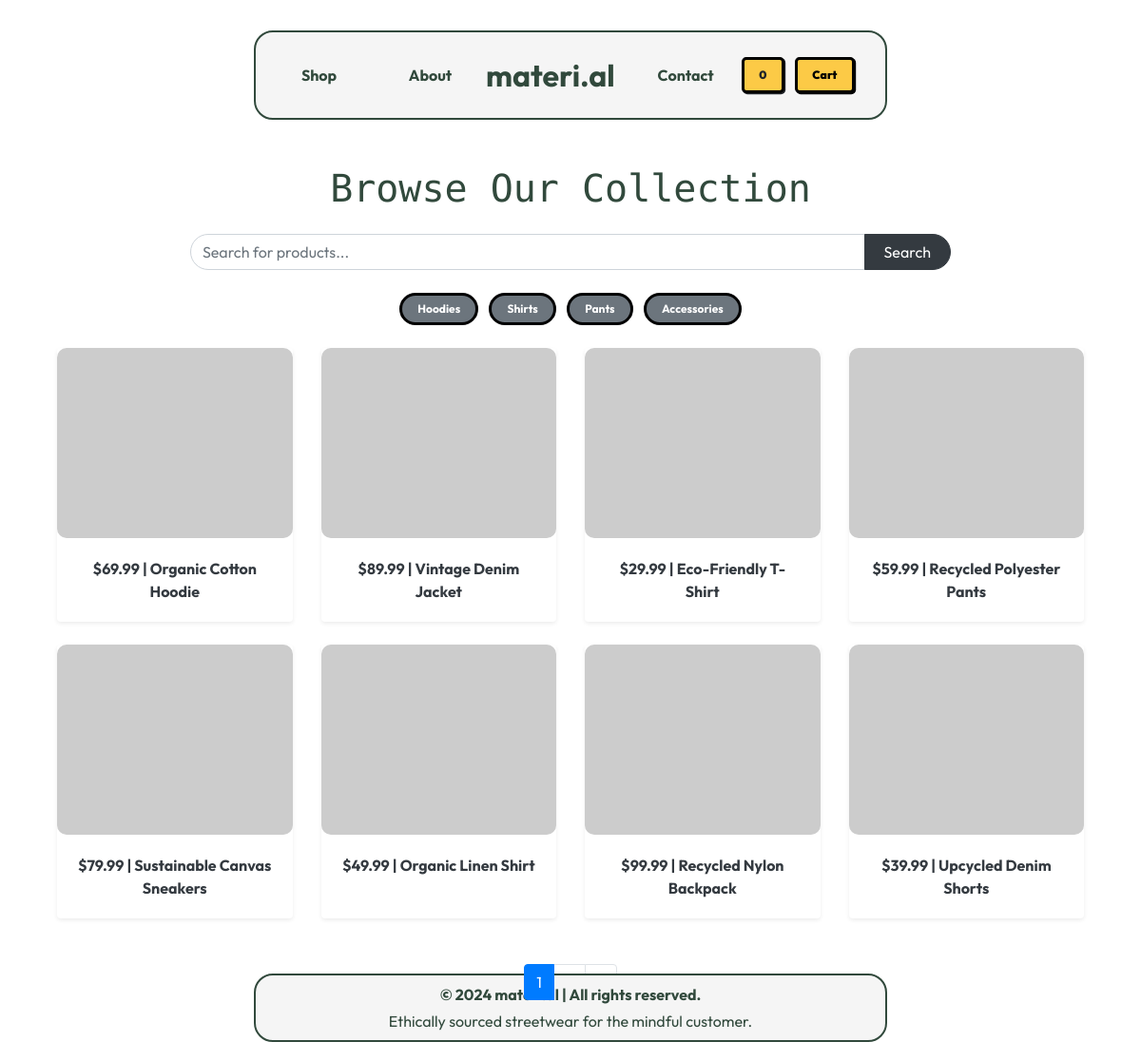
Page /shop on the committed database.
### models.py (models this page shows)
class Product(db.Model):
    id = db.Column(db.Integer, primary_key=True)
    name = db.Column(db.String(100), nullable=False)
    description = db.Column(db.Text)
    category = db.Column(db.String(50), nullable=False)
    price = db.Column(db.Float, nullable=False)
    stock = db.Column(db.Integer, default=0)
    brand = db.Column(db.String(100), nullable=True)
    sustainability_rating = db.Column(db.String(20), nullable=True)
    available_sizes = db.Column(db.String(200))
    image_url = db.Column(db.String(200))
    created_at = db.Column(db.DateTime, default=datetime.utcnow)
    images = db.relationship('ProductImage', backref='product', lazy=True)
    order_details = db.relationship('OrderDetail', backref='product', lazy=True)

### main.py (the view)
@app.route('/shop', methods=['GET'])
def shop():
    search_query = request.args.get('search', '').strip()
    category_filter = request.args.getlist('category')  # Support for multiple categories
    page = request.args.get('page', 1, type=int)
    query = Product.query
    if search_query:
        query = query.filter(Product.name.ilike(f"%{search_query}%"))
    if category_filter:
        query = query.filter(Product.category.in_(category_filter))
    products = query.paginate(page=page, per_page=8)
    return render_template(
        'shop.html',
        products=products.items,
        pagination=products,
        search_query=search_query,
        selected_categories=category_filter
    )

### templates/shop.html (shortened to what this page needs)
{% extends "base.html" %}
{% block content %}
<div class="container mt-5 mb-5">
    <h1 class="mb-4 text-center" style="font-family: 'Rubik Mono One', sans-serif; color: #31493C;">Browse Our Collection</h1>
    <form method="GET" action="{{ url_for('shop') }}" class="mb-4 d-flex justify-content-center">
        <div class="input-group" style="max-width: 800px; width: 100%;">
            <input type="text" name="search" class="form-control" placeholder="Search for products..."
                   value="{{ search_query }}" aria-label="Search" style="border-radius: 20px 0 0 20px;">
            <div class="input-group-append">
                <button class="btn btn-dark" type="submit" style="border-radius: 0 20px 20px 0; padding: 0 20px;">Search</button>
            </div>
        </div>
    </form>
    <div class="mb-4 text-center">
        <form method="GET" action="{{ url_for('shop') }}">
            <button type="submit" class="badge badge-pill badge-secondary px-3 py-2 mx-1 {% if 'Hoodies' in selected_categories %}badge-dark{% endif %}" name="category" value="Hoodies">Hoodies</button>
            <button type="submit" class="badge badge-pill badge-secondary px-3 py-2 mx-1 {% if 'Shirts' in selected_categories %}badge-dark{% endif %}" name="category" value="Shirts">Shirts</button>
            <button type="submit" class="badge badge-pill badge-secondary px-3 py-2 mx-1 {% if 'Pants' in selected_categories %}badge-dark{% endif %}" name="category" value="Pants">Pants</button>
            <button type="submit" class="badge badge-pill badge-secondary px-3 py-2 mx-1 {% if 'Accessories' in selected_categories %}badge-dark{% endif %}" name="category" value="Accessories">Accessories</button>
        </form>
    </div>
    <div class="row">
        {% for product in products %}
        <div class="col-lg-3 col-md-6 col-sm-6 mb-4">
            <a href="{{ url_for('item_details', category=product.category|lower, item_id=product.id) }}" class="text-decoration-none text-dark">
                <div class="card h-100 shadow-sm border-0">
                    <img src="{{ product.image_url }}" class="card-img-top" alt="{{ product.name }}"
                         style="height: 200px; object-fit: cover; border-radius: 10px;">
                    <div class="card-body text-center">
                        <p class="mb-0" style="font-family: 'Outfit', sans-serif; font-weight: bold;">
                            ${{ product.price }} | {{ product.name }}
                        </p>
                    </div>
                </div>
            </a>
        </div>
        {% else %}
        <div class="col-12 text-center">
            <p style="font-family: 'Outfit', sans-serif; font-size: 1.2em; color: #6c757d;">No products found.</p>
        </div>
        {% endfor %}
    </div>
    <div class="d-flex justify-content-center mt-4">
        <nav>
            <ul class="pagination">
                {% for page_num in pagination.iter_pages() %}
                {% if page_num %}
                <li class="page-item {% if page_num == pagination.page %}active{% endif %}">
                    <a class="page-link" href="{{ url_for('shop', page=page_num, search=search_query, category=selected_categories) }}">{{ page_num }}</a>
                </li>
                {% else %}
                <li class="page-item disabled"><span class="page-link">…</span></li>
                {% endif %}
                {% endfor %}
                {% if pagination.has_next %}
                <li class="page-item">
                    <a class="page-link" href="{{ url_for('shop', page=pagination.next_num, search=search_query, category=selected_categories) }}" aria-label="Next">&raquo;</a>
                </li>
                {% endif %}
            </ul>
        </nav>
    </div>
</div>
<div class="container-fluid text-center py-2"
     style="background-color: #F5F5F5;
            border: 2px solid #31493C;
            border-radius: 20px;
            position: absolute;
            bottom: 20px;
            left: 50%;
            transform: translateX(-50%);
            width: 55.5%;
            color: #31493C;">
  <p class="mb-1" style="font-family: 'Outfit', sans-serif; font-weight: bold;">© 2024 materi.al | All rights reserved.</p>
  <p class="mb-0" style="font-family: 'Outfit', sans-serif;">Ethically sourced streetwear for the mindful customer.</p>
</div>
{% endblock %}

### templates/base.html (shortened to what this page needs)
<!DOCTYPE html>
<html lang="en">
<head>
    <link rel="stylesheet" href="https://cdn.jsdelivr.net/npm/bootstrap@4.3.1/dist/css/bootstrap.min.css">
</head>
<body>
    <div class="floating-nav">
        <a href="/shop">Shop</a>
        <a href="/about">About</a>
        <a class="navbar-brand" href="/">materi.al</a>
        <a href="/contact">Contact</a>
        <div class="cart-container" style="margin-right: 1rem;">
            <div id="cart-size" class="btn cart-size" style="margin-right: 1.3rem;">0</div>
            <a href="/cart" style="margin-right: 0.5rem;">
                <button style="margin-left: -10px;">Cart</button>
            </a>
        </div>
    </div>
    <div class="container mt-4">
        {% block content %}{% endblock %}
    </div>
</body>
</html>

### templates/base.html (style rules this page uses)
body { font-family: 'Outfit', sans-serif; }
.floating-nav { margin-top: 2rem; display: grid; grid-template-columns: 1fr 1fr 1fr 1fr 1fr; justify-content: center; align-items: center; width: 55.5%; margin-left: auto; margin-right: auto; border: 2px solid #31493C; border-radius: 20px; background: #F5F5F5; padding: 1rem 0.5rem; }
.floating-nav a { text-decoration: none; color: #31493C; font-weight: bold; text-align: center; }
.floating-nav .navbar-brand { text-align: center; font-size: 2em; }
.cart-container { display: flex; justify-content: flex-end; align-items: center; }
button { background: #FCCA46; font-family: inherit; padding: 0.6em 1.3em; font-weight: 900; font-size: 12px; border: 3px solid black; border-radius: 0.4em; box-shadow: 0.1em 0.1em; cursor: pointer; }
.cart-size { background: #FCCA46; padding: 0.6em 1.3em; font-weight: 900; font-size: 12px; border: 3px solid black; border-radius: 0.4em; box-shadow: 0.1em 0.1em; margin-right: 0.5rem; text-align: center; }

### rows in the picture
Product: price "69.99", name "Organic Cotton Hoodie"
Product: price "89.99", name "Vintage Denim Jacket"
Product: price "29.99", name "Eco-Friendly T-Shirt"
Product: price "59.99", name "Recycled Polyester Pants"
Product: price "79.99", name "Sustainable Canvas Sneakers"
Product: price "49.99", name "Organic Linen Shirt"
Product: price "99.99", name "Recycled Nylon Backpack"
Product: price "39.99", name "Upcycled Denim Shorts"

### other values in the picture
{{ page_num }} "1"
